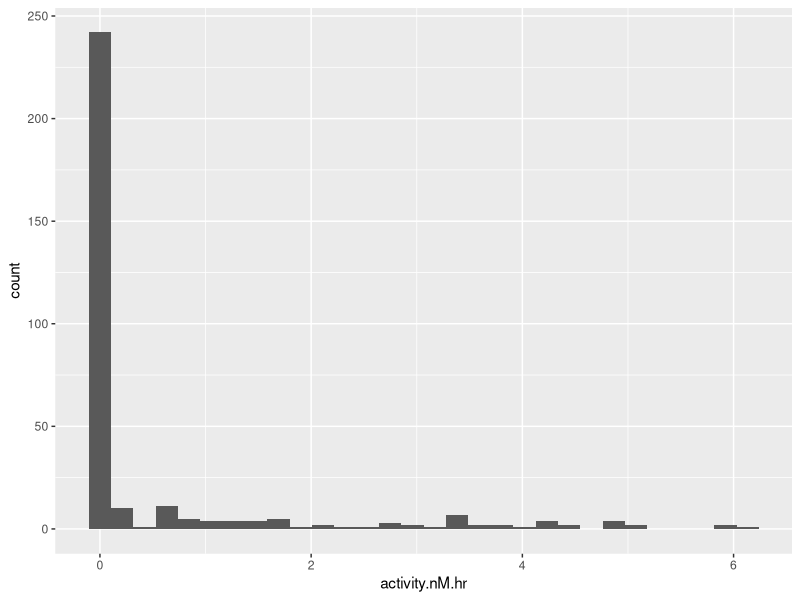
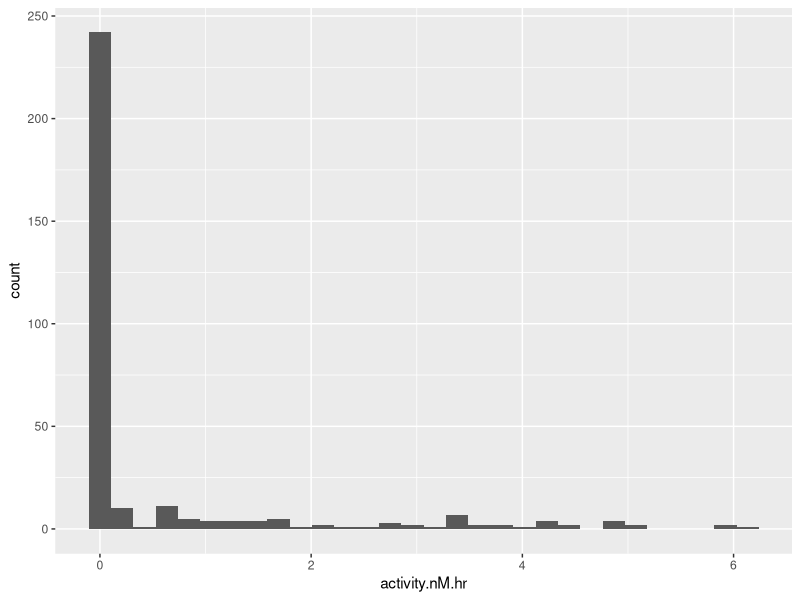

Here is the R script that generated these plots, in order:
###-----------------------------------------------------
### Homework 3 Assignment: Vectors, types and coercion
###-----------------------------------------------------

###-----------------------------------------------------
### First, input the multiple vectors to be classified.
###-----------------------------------------------------

e <- c(TRUE,FALSE,FALSE)
f <- c(1,2,3)
g <- c(1.3,2.4,3.5)
h <- c("a","b", "c")

###-----------------------------------------------------
### Next, type the classify commands.
###-----------------------------------------------------

class(e)
class(f)
class(g)
class(h)

###------------------------------------------------------
### When this code is ran, it lists that the objects
### e, f, g, and h are logical, numeric, numeric, and
### character vector classes respectively. Object e is 
### classified as logical, as the only entries listed 
### are objects using boolean logic. Objects f and g are
### numeric as they are only numbers without quotation 
### marks around them. The addition of quotation marks 
### would make this a character classed vector. And the 
### last object, h, is a character vector as it uses
### neither boolean nor numeric values.
###------------------------------------------------------

i <- c(1,2,"a")
j <- c(TRUE,FALSE,2)
class(i)
class(j)

###------------------------------------------------------
### When the classification of each vector is performed
### you can see that object i is a character vector while
### object j is a numeric vector. Object i  is listed as 
### a character vector due to the fact that "a" can only 
### be stored as a character and not logic or numeric
### values. 1 and 2, while numeric, can also be stored as
### characters, in the case of "1" and "2".That is why this
### is a character vector. In terms of object j, it is
### listed as a numeric class as TRUE and FALSE are in 
### essence just 1 and 0, allowing them to be stored as 
### numerical values. 2 on the other hand, cannot be stored
### as Boolean logic, as it only uses 0's and 1's, so it
### cannot be listed as a logical class.
###------------------------------------------------------


###------------------------------------------------------
### The first step in this code is to initialize the 
### package to be utilized. In order to initialize
### tidyverse, the command below is performed.
###------------------------------------------------------

library("tidyverse")

###------------------------------------------------------
### Next, we are trying to store a ".csv" file as an 
### object. In order to do this, we need to be able to
### read the ".csv" file and then store it as an object.
### This is done in the command below.
###------------------------------------------------------

med_enz <- read_csv("data/med_enz.csv")


###------------------------------------------------------
### Then we attempt to determine the class of the
### newly created object via the command below, and find 
### there are actually four distinct classes as there are
### four distinct vectors. These are a "spec_tbl_df", a 
### "tbl_df", a "tbl" and a "data.frame.
###------------------------------------------------------

class(med_enz)


###------------------------------------------------------
### Then we attempt to determine the structure of the 
### data frame and find it consists of 324 objects 
### categorized into 4 variables, 3 of these variables
### being number vectors and one being a character vector.
###------------------------------------------------------

str(med_enz)

###------------------------------------------------------
### Now we can enter the command to determine how many
### rows are created in the data frame, which is 324.
###------------------------------------------------------

nrow(med_enz)

###------------------------------------------------------
### Lastly, we can send the command "glimpse" for our 
### data frame and it will show us the number of rows, 
### columns, and then list off the initial values in 
### each column.
###------------------------------------------------------

glimpse(med_enz)


###------------------------------------------------------
### Lastly, in order to generate a plot stored as an
### object "p", the commands below are entered.
###------------------------------------------------------

p <- ggplot(data = med_enz, aes(x = activity.nM.hr)) + geom_histogram()
print(p)
ggsave(filename = 'plots/hmk_3_plot.png', plot = p, height = 3, width = 4, units = "in", dpi = 300)


